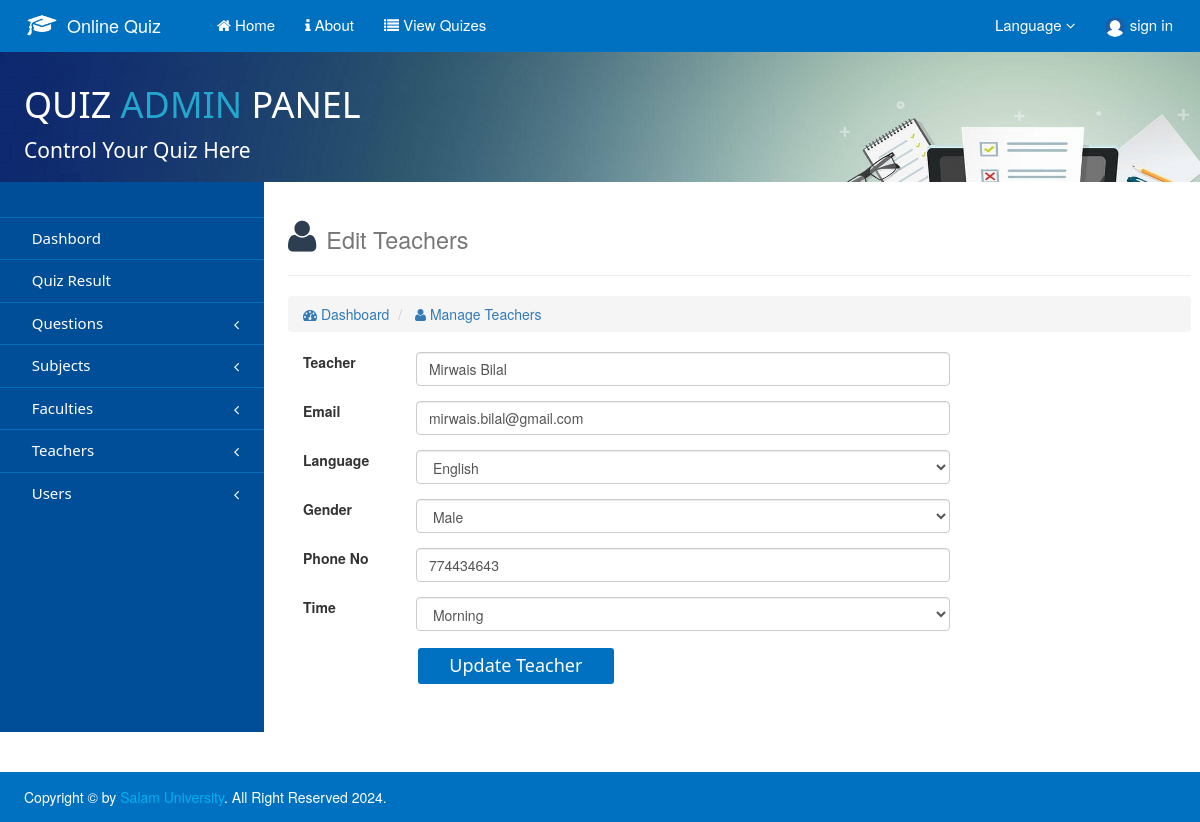
The app's page /Administrator/Edit-Teacher.php?edit=1 with its own data.
### tables this page shows
CREATE TABLE `teacher` (
  `Teacher_ID` int(11) NOT NULL,
  `Teacher_Name` varchar(50) NOT NULL,
  `Language` varchar(10) NOT NULL,
  `Email` varchar(100) NOT NULL,
  `Gender` varchar(9) NOT NULL,
  `Mobile_No` int(11) NOT NULL,
  `Time` varchar(10) NOT NULL
);

### Administrator/_Partial Components/Database.php (called while the page is built, shortened)
<?php
Class Database{
 public $host   = "localhost";
 public $user   = "root";
 public $pass   = "";
 public $db     = "Quiz";
 public $link;
private function connectDB(){
 $this->link = new mysqli($this->host, $this->user, $this->pass, $this->db);
 }
public function select($query){
  $result = $this->link->query($query) or
   die($this->link->error.__LINE__);
  if($result->num_rows > 0){
    return $result;
  } else {
    return false;
  }
 }
}

### Administrator/_Partial Components/Exam.php (called while the page is built, shortened)
<?php
class Exam{
	private $db;
	public function __construct(){
		$this->db = new Database();
	}
	public function getContact(){
		$query = "SELECT * from Contact_Us where Status = '0'";
		mysqli_set_charset($this->db->link, 'UTF8');
		$getResult = $this->db->select($query);
		$total =$getResult->num_rows;
		return $total;
	}
	public function getTeacherByID($Teacher_ID){
		$query = "SELECT * from Teacher where Teacher_ID = '$Teacher_ID'";
		mysqli_set_charset($this->db->link, 'UTF8');
		$getData = $this->db->select($query);
		return $getData;
	}
}
?>

### Administrator/Edit-Teacher.php (the view, shortened to what this page needs)
<?php
include('./_Partial Components/Header.php');
if(isset($_GET['edit'])){
   $Teacher_ID = $_GET['edit'];
}
else{
   header('Location: ../index.php');
}
?>
    <div class="containe">
    	<div class="row" id="row">
            <div class="left-side-bar">
                 <?php include('./_Partial Components/Navigation.php');?>
            </div>
            <div class="right-side-bar">
            <div class="row">
            <div calss = "col-md-9">
                <h1 style = "color: #2C3E50"> <i class = "fa fa-user"> </i> <small> Edit Teachers </small></h1><hr>
                <ol class="breadcrumb">
                    <li style="color: #5C9BD1"><a href="index.php"> <i class = "fa fa-tachometer"></i> Dashboard </a></li>
                    <li class = ""> <a href="Manage-Teacher.php"> <i class = "fa fa-user"></i> Manage Teachers </a></li>
                </ol>
            </div>
            <div class="col-md-9">
          <?php
            $TeacherByID = $exm->getTeacherByID($Teacher_ID);
            $result = $TeacherByID->fetch_assoc();
          ?>
          <form class="form-horizontal" method="POST" action="">
            <div class="form-group">
              <label for="Teacher" class="col-sm-2">Teacher</label>
              <div class="col-sm-10">
                <input type="text" value="<?php echo $result['Teacher_Name']; ?>" name = "Teacher_Name" class="form-control" id="Teacher_Name" placeholder="Teacher">
              </div>
            </div>
            <div class="form-group">
              <label for="inputEmail" class="col-sm-2">Email</label>
              <div class="col-sm-10">
                <input type="email" value="<?php echo $result['Email']; ?>" name = "Email" class="form-control" id="Email" placeholder="Email">
              </div>
            </div>
            <div class="form-group">
              <label for="input language" class="col-sm-2"> Language </label>
              <div class="col-sm-10">
                <select name="Language" class="form-control"  name = "Language" id = "Language">
                <option value="English" <?php if($result['Language']=='English'){echo "selected"; }?> > English </option>
                </select>
              </div>
            </div>
            <div class="form-group">
              <label for="input Gender" class="col-sm-2"> Gender </label>
              <div class="col-sm-10">
                <select name="Gender" class="form-control"  name = "Gender" id = "Gender">
                <option value="Male" <?php if($result['Gender']=='Male'){echo "selected"; }?> > Male </option>
                </select>
              </div>
            </div>
            <div class="form-group">
              <label for="input Phone No" class="col-sm-2"> Phone No </label>
              <div class="col-sm-10">
                <input type="text" value="<?php echo $result['Mobile_No']; ?>"  name = "Mobile_No" class="form-control" id="Mobile_No" placeholder="Phone No">
              </div>
            </div>
            <div class="form-group">
              <label for="input Time" class="col-sm-2"> Time </label>
              <div class="col-sm-10">
                <select name="Time" class="form-control" name = "Time" id = "Time">
                <option value="Morning" <?php if($result['Time']=='Morning'){echo "selected"; }?> > Morning </option>
                </select>
              </div>
            </div>
            <div class="form-group">
              <div class="col-sm-offset-2 col-sm-10">
                  <button type="submit" class="button-start-the-quiz" name = "submit" id = "btn-edit-teachers" style = "width: 200px;"> Update Teacher </button>
                <span id="span-valid" style = "padding-left: 3%;" class="span-validation"></span>
              </div>
            </div>
          </form>
        </div>
</div>
    		</div>
    	</div>
    </div>
<?php
include('./_Partial Components/Footer.php');
?>

### Administrator/CSS/Quiz_Admin_Panel.css (style rules this page uses)
.left-side-bar { width: 17%; float: left; margin-left: 0px; }
.right-side-bar { width: 80%; float: right; margin: 1%; padding-left: 15px; padding-right: 1%; }
#row { padding: 0px; margin: 0px; }
.button-start-the-quiz { background-color: rgb(0,112,192); height: 40px; width: 32%; color: white; font-family: segoe ui; font-weight: lighter; font-size: 18px; border-radius: 5px; border: 2px solid #fff; transition: 0.4s ease; }
@media only screen and (min-width:769px)and (max-width: 1200px) { body { margin: 0px; } }
@media only screen and (min-width:769px)and (max-width: 1200px) { .left-side-bar { width: 22%; } }
@media only screen and (min-width:769px)and (max-width: 1200px) { .right-side-bar { width:75%; } }

### records on screen
teacher: Teacher_Name "Mirwais Bilal", Email "mirwais.bilal@gmail.com", Language "English", Gender "Male", Mobile_No "774434643", Time "Morning"
